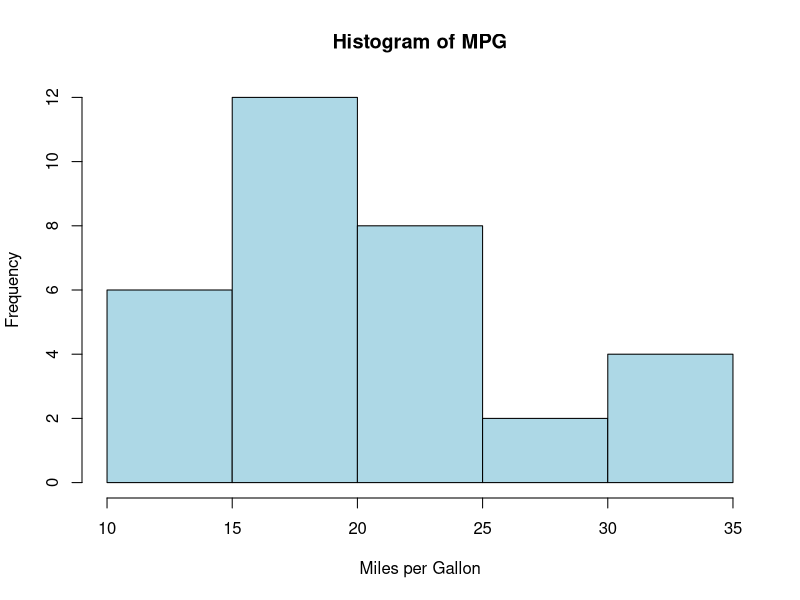
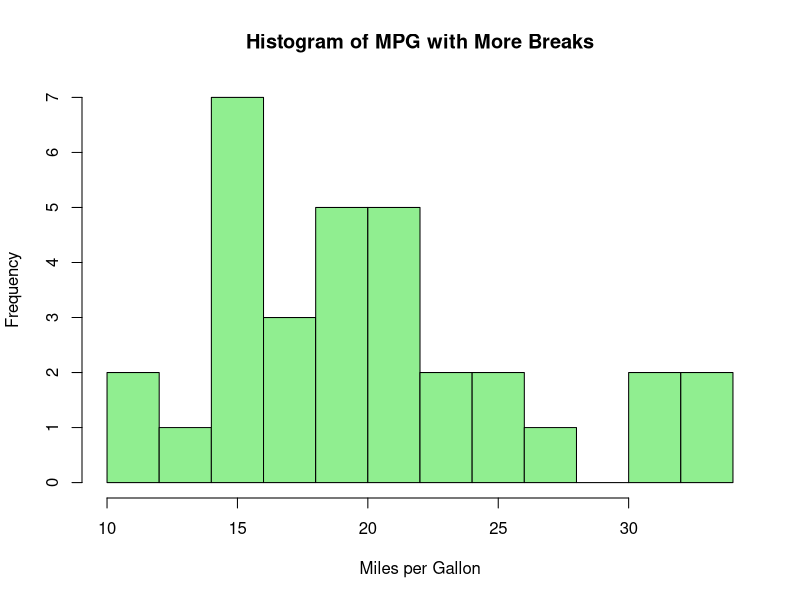
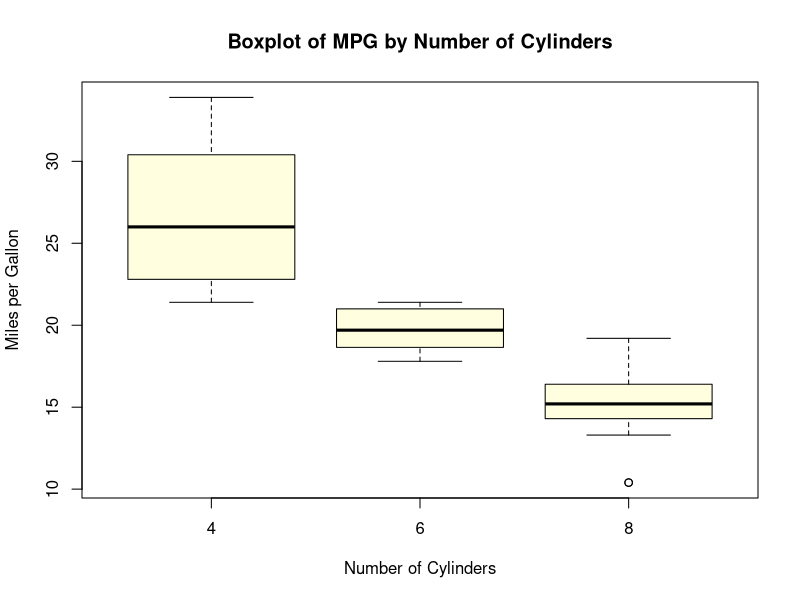
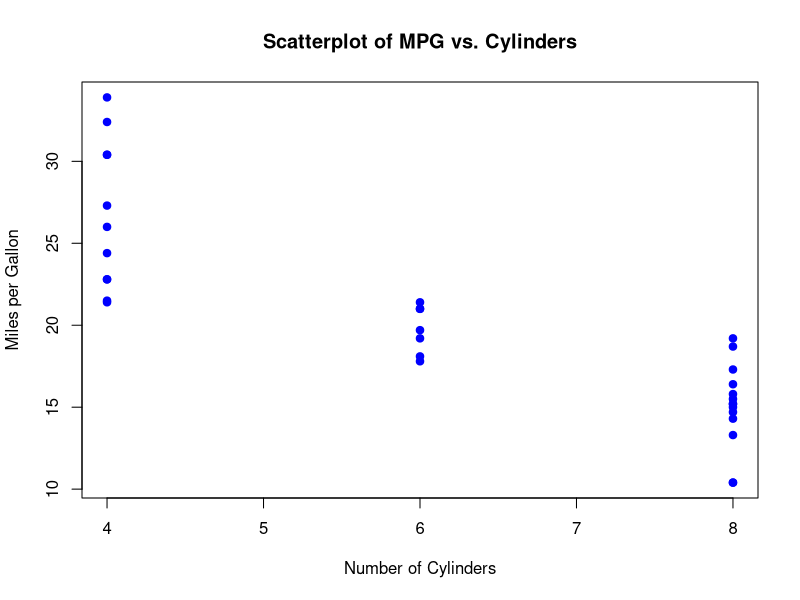
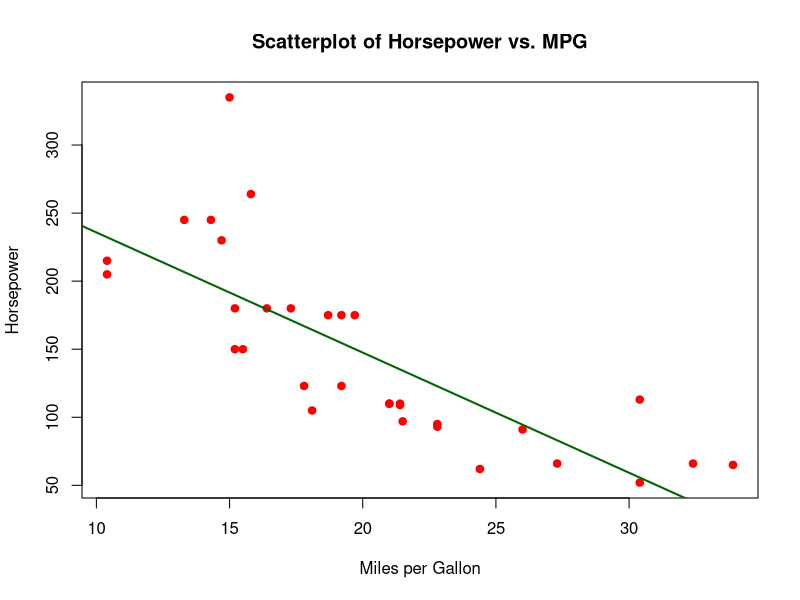

Recreate these plots in R, in order. (Note: a time limit stopped this script after it produced the figures.)
#===========================================
# Name: Jacob Jarrett 
# Homework 3
#===========================================

#===========================================
# Topic 1 - Part 1 - Slide 1: mtcars Plotting
#===========================================

# (a) Assign the mtcars dataset to 'mydata'
mydata <- mtcars

# (b) Inspect the dataset
cat("\n--- mtcars: Head, Tail, and Summary ---\n")
head(mydata)
tail(mydata)
summary(mydata)

# (c) Create a histogram of 'mpg'
hist(mydata$mpg,
     main = "Histogram of MPG",
     xlab = "Miles per Gallon",
     col  = "lightblue"
)

# (d) Create a histogram of 'mpg' with more breaks
hist(mydata$mpg,
     breaks = 15,
     main = "Histogram of MPG with More Breaks",
     xlab = "Miles per Gallon",
     col  = "lightgreen"
)

# (e) Create a boxplot of 'mpg' for each number of cylinders
boxplot(mydata$mpg ~ mydata$cyl,
        main = "Boxplot of MPG by Number of Cylinders",
        xlab = "Number of Cylinders",
        ylab = "Miles per Gallon",
        col  = "lightyellow"
)

# (f) Create a scatterplot of 'mpg' vs. 'cyl'
plot(mydata$cyl, mydata$mpg,
     main = "Scatterplot of MPG vs. Cylinders",
     xlab = "Number of Cylinders",
     ylab = "Miles per Gallon",
     pch  = 19,
     col  = "blue"
)

# (g) Plot horsepower vs mpg and add a regression line
plot(mydata$mpg, mydata$hp,
     main = "Scatterplot of Horsepower vs. MPG",
     xlab = "Miles per Gallon",
     ylab = "Horsepower",
     pch  = 19,
     col  = "red"
)
hp_model <- lm(hp ~ mpg, data = mydata)
abline(hp_model, col = "darkgreen", lwd = 2)

#===========================================
# Topic 1 - Part 1 - Slide 2: iris Data Manipulation
#===========================================

cat("\n--- iris: Head, Tail, and Summary ---\n")
head(iris)
tail(iris)
summary(iris)

# (b) Filter for Species 'versicolor' and store in iris.vers
iris.vers <- subset(iris, Species == "versicolor")

# (c) Create 'sepal.dif' (Sepal.Length - Sepal.Width)
sepal.dif <- iris.vers$Sepal.Length - iris.vers$Sepal.Width

# (d) Add new column 'sepal.dif' to 'iris.vers'
iris.vers$sepal.dif <- sepal.dif

# (e) Filter for 'virginica' with Sepal.Width > 3.5
iris.filtered <- subset(iris, Species == "virginica" & Sepal.Width > 3.5)

# (f) Rows where integer part of Sepal.Length is odd
iris.odd <- subset(iris, as.integer(Sepal.Length) %% 2 == 1)

# (g) Calculate the mean of each numeric variable in iris
numeric_cols <- sapply(iris, is.numeric)
mean_values  <- sapply(iris[, numeric_cols], mean)
cat("\n--- Means of Numeric Variables in iris ---\n")
print(mean_values)

#===========================================
# Topic 1 - Part 1 - Slide 3: Nested if...else (Age)
#===========================================

# 1. Prompt the user to enter their age and ensure it's numeric
my.age <- as.integer(readline(prompt = "\nPlease Enter your Age: "))

# 2. Loop until a valid numeric age is entered
while (is.na(my.age)) {
  cat("Invalid input. Please enter a valid numeric age.\n")
  my.age <- as.integer(readline(prompt = "Please Enter your Age: "))
}

# 3. Evaluate input using nested if...else
if (my.age < 18) {
  cat("You are Not a Major.\n")
  cat("You are Not Eligible to Work.\n")
} else if (my.age >= 18 && my.age <= 60) {
  cat("You are Eligible to Work.\n")
  cat("Please fill the Application Form and Email to us.\n")
} else if (my.age > 60) {
  cat("As per the Government Rules, You are too Old to Work.\n")
  cat("Please collect your pension!\n")
}

cat("This Message is from Outside the Nested IF Else Statement\n")

#===========================================
# Topic 1 - Part 1 - Slide 4: if else() Apple Stocks
#===========================================

# 1. Apple stock prices
apple <- c(109.49, 109.90, 109.11, 109.95, 111.03, 112.12)

# 2. ifelse() to decide if to buy each stock (<110 => buy)
decision <- ifelse(apple < 110, "buy the apple stock", "don't buy the apple stock")

cat("\n--- Apple Stock Decisions ---\n")
print(decision)

cat("\nAll code executed successfully!\n")
